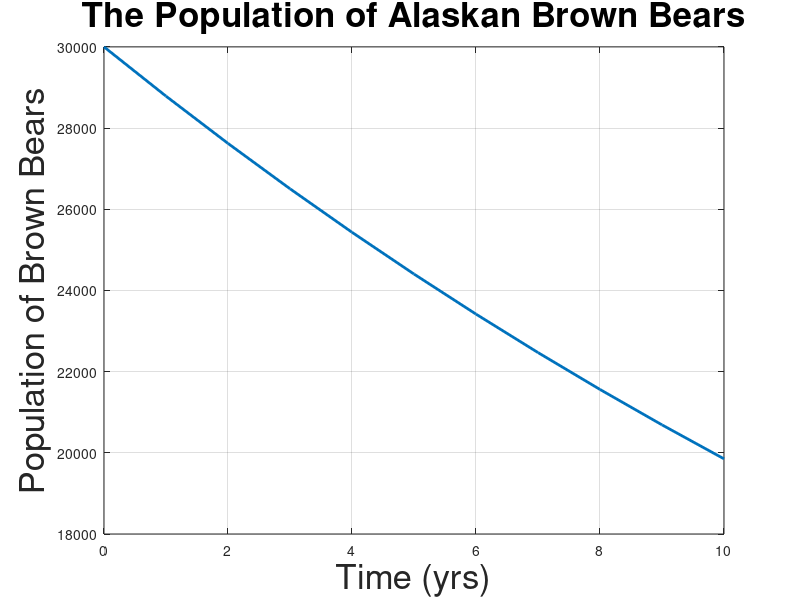

MATLAB code to generate this figure:
 % Population model

close all
clear 
clc 

  % The population of Alaskan brown bears over time should equate to 30,000.
  
  % According to the Alaskan government the estimated population of brown 
  % bears is 30,000.
N = 30000;
  
  % Gender proportions - (Wieglus and Bunnell, 1994)
m = .3;
f = .22;
sm = .295;
sf = .185;
c = .15;

  % Harvest rates
    % The harvest rate seems to be included with the mortality rates already.
h = [0, .05, .067, .1];

  % Mortality rates
    % Cubs (0.5 - 1.5)
Cub_M = .22;
    % Subadults
Sub_M = .44;
Sub_F = .11;
    % Adult mortality rate (> 5)
Male_M = .15;
Female_M = .07;


  % Reproductive rate for young adult females.
r = .42;

  % Prediction over 10 years
time = 11;

    % Check to see if the article lines up with sf + f.
##for i = 2:time
##  N(i) = N(i-1) * ( 1 + r(2) * (sf+f) ) - N(i-1) * ( c * Cub_M(1)...
##     + sm * Sub_M(1) + sf * Sub_F(1) + m * Male_M(1) + f * Female_M(1) )
##end

for i = 2:time
  N(i) = N(i-1) * ( 1 + r * (sf+f) ) - N(i-1) * ( sm * Sub_M...
     + sf * Sub_F + m * Male_M + f * Female_M )
end

figure(1)
plot(0:time-1, N, "linewidth", 2)
xlabel("Time (yrs)", 'FontSize', 25)
ylabel("Population of Brown Bears", 'FontSize', 25)
title("The Population of Alaskan Brown Bears", 'FontSize', 25)
grid on

gr = N(time)/N(1)
1-gr
